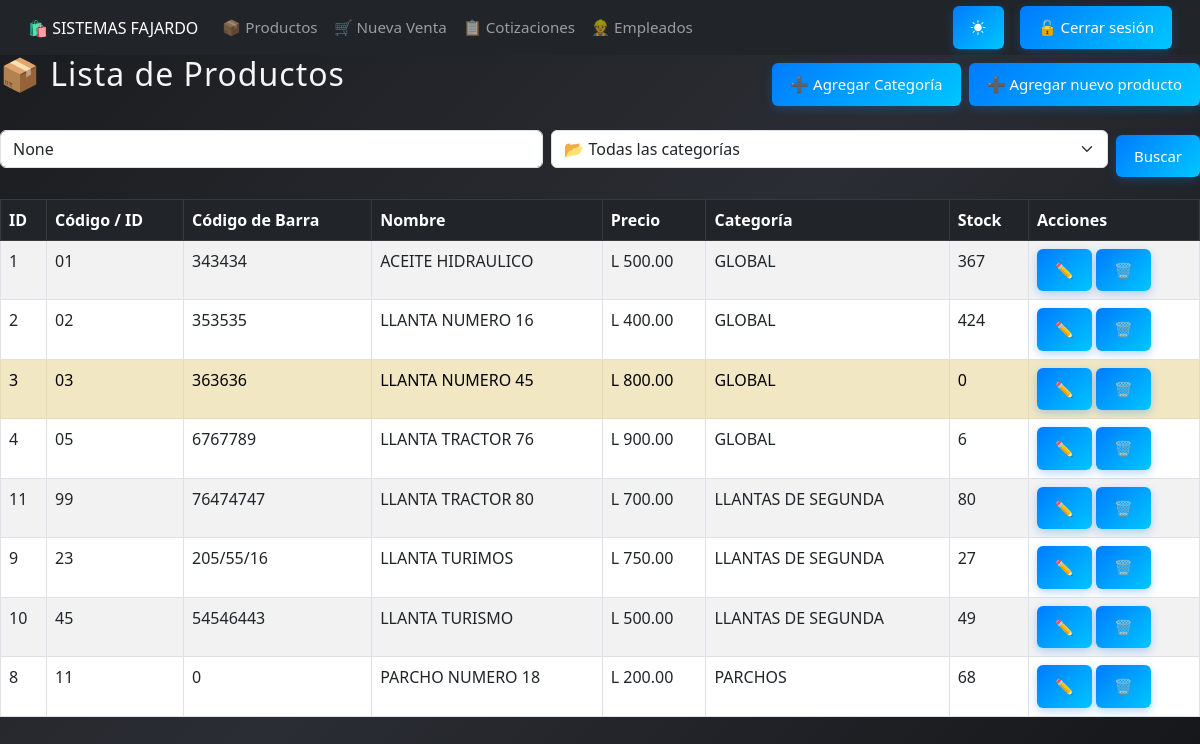
The app's page /productos/ (signed in), older data.
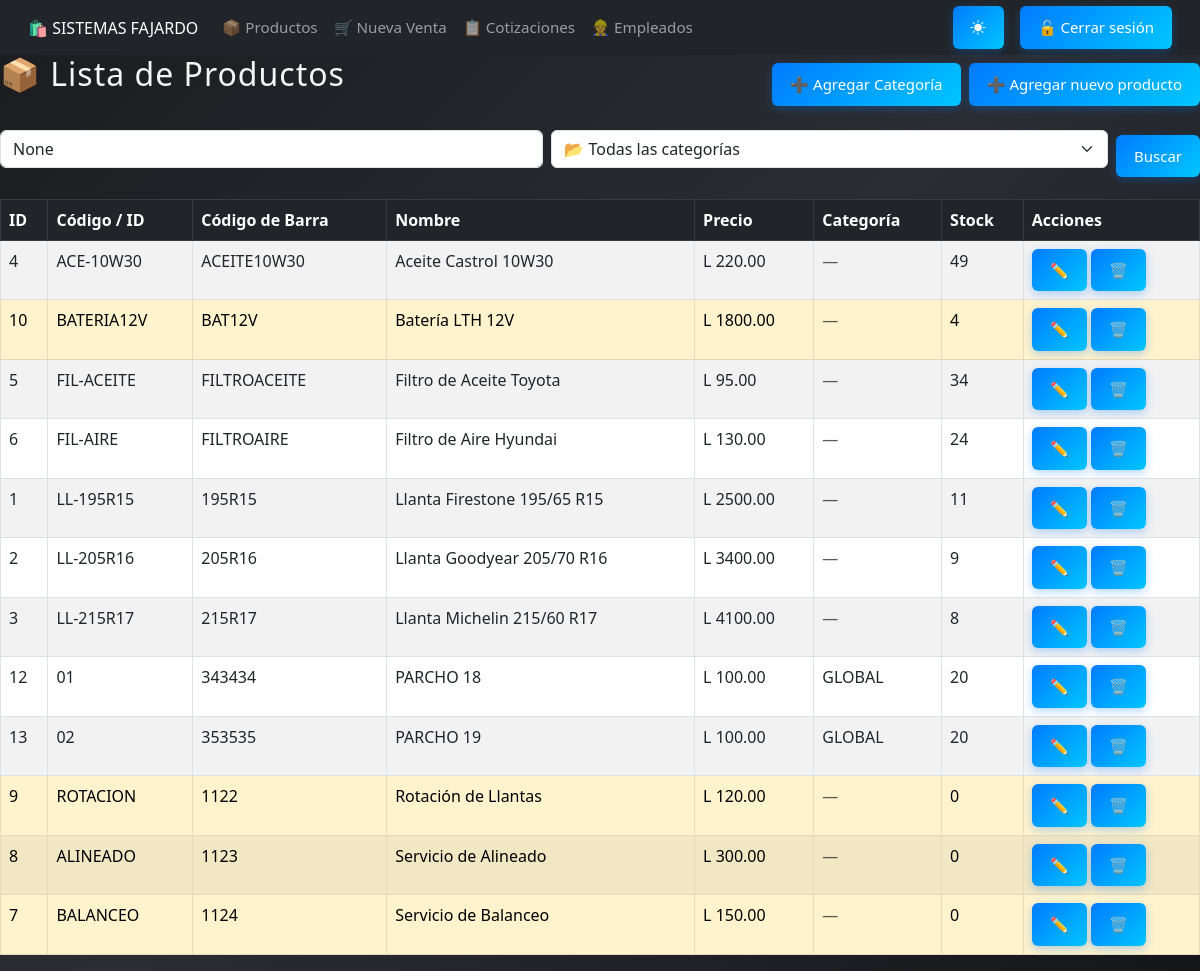
The same page, newer data.
### core/models.py (models this page shows, shortened)
class Producto(models.Model):
    codigo       = models.CharField(max_length=50, unique=True, verbose_name="Código o ID")
    codigo_barra = models.CharField(max_length=100, unique=True, blank=True, null=True, verbose_name="Código de barra")
    nombre       = models.CharField(max_length=100)
    descripcion  = models.TextField(blank=True)
    precio       = models.DecimalField(max_digits=10, decimal_places=2)
    stock        = models.IntegerField(default=0)
    categoria    = models.ForeignKey(Categoria, on_delete=models.CASCADE, null=True, blank=True)  # Temporal
    activo       = models.BooleanField(default=True)
    fecha_creacion = models.DateTimeField(auto_now_add=True, null=True, blank=True)  # Temporal
    @property
    def necesita_restock(self):
        return self.stock <= 5
    class Meta:
        ordering = ['nombre']
        verbose_name = "Producto"
        verbose_name_plural = "Productos"

class Categoria(models.Model):
    nombre = models.CharField(max_length=100)

### core/views.py (the view, shortened to what this page needs)
# urls.py: path('productos/', views.listar_productos, name='listar_productos'),
@login_required
@permission_required('core.view_producto', raise_exception=True)
def listar_productos(request):
    query = request.GET.get('q')
    categoria_id = request.GET.get('categoria')
    productos = Producto.objects.all()
    if categoria_id:
        productos = productos.filter(categoria_id=categoria_id)
    categorias = Categoria.objects.all().order_by('nombre')
    return render(request, 'productos/listar_productos.html', {
        'productos': productos,
        'categorias': categorias,
        'categoria_seleccionada': categoria_id,
        'query': query
    })

### core/templates/productos/listar_productos.html (shortened to what this page needs)
{% extends 'base.html' %}
{% block content %}
    <div class="d-flex justify-content-between align-items-center mb-3">
    <h2>📦 Lista de Productos</h2>
    <div class="d-flex gap-2">
        <a href="{% url 'crear_categoria' %}" class="btn btn-secondary">➕ Agregar Categoría</a>
        <a href="{% url 'agregar_producto' %}" class="btn btn-success">➕ Agregar nuevo producto</a>
    </div>
</div>
<form method="get" class="mb-3 d-flex gap-2 align-items-center" role="search">
    <input type="text" name="q" class="form-control" placeholder="🔍 Buscar producto..." value="{{ query }}">
    <select name="categoria" class="form-select">
        <option value="">📂 Todas las categorías</option>
    </select>
    <button type="submit" class="btn btn-outline-primary">Buscar</button>
</form>
<table class="table table-bordered table-striped">
    <thead class="table-dark">
        <tr>
            <th>ID</th>
            <th>Código / ID</th>
            <th>Código de Barra</th>
            <th>Nombre</th>
            <th>Precio</th>
            <th>Categoría</th>
            <th>Stock</th>
            <th>Acciones</th>
        </tr>
    </thead>
    <tbody>
        {% for producto in productos %}
        <tr {% if producto.necesita_restock %}class="table-warning"{% endif %}>
            <td>{{ producto.id }}</td>
            <td>{{ producto.codigo }}</td>
            <td>{{ producto.codigo_barra|default:"—" }}</td>
            <td>{{ producto.nombre }}</td>
            <td>L {{ producto.precio }}</td>
            <td>
        {% if producto.categoria %}
        {{ producto.categoria.nombre }}
        {% else %}
        <span class="text-muted">—</span>
        {% endif %}
        </td>
            <td>{{ producto.stock }}</td>
            <td>
                <a href="{% url 'editar_producto' producto.id %}" class="btn btn-warning btn-sm">✏️</a>
                <a href="{% url 'eliminar_producto' producto.id %}" class="btn btn-danger btn-sm"
                   onclick="return confirm('¿Seguro que deseas eliminar este producto?')">🗑</a>
            </td>
        </tr>
        {% empty %}
        <tr>
            <td colspan="8" class="text-center">No hay productos registrados.</td>
        </tr>
        {% endfor %}
    </tbody>
</table>
{% endblock %}

Row changes from the older to the newer data that the page shows:
removed Producto: id "11", codigo "99", codigo_barra "76474747", nombre "LLANTA TRACTOR 80", precio "700.00", categoria.nombre "LLANTAS DE SEGUNDA", stock "80"
changed Producto id 4: codigo "05" → "ACE-10W30"; codigo_barra "6767789" → "ACEITE10W30"; nombre "LLANTA TRACTOR 76" → "Aceite Castrol 10W30"; precio "900.00" → "220.00"; stock "6" → "49"; categoria.nombre "GLOBAL" → (not shown); now shows "—"; moves up the list
changed Producto id 10: codigo "45" → "BATERIA12V"; codigo_barra "54546443" → "BAT12V"; nombre "LLANTA TURISMO" → "Batería LTH 12V"; precio "500.00" → "1800.00"; stock "49" → "4"; categoria.nombre "LLANTAS DE SEGUNDA" → (not shown); now shows "—"; moves up the list
added Producto: id "5", codigo "FIL-ACEITE", codigo_barra "FILTROACEITE", nombre "Filtro de Aceite Toyota", precio "95.00", stock "34"
added Producto: id "6", codigo "FIL-AIRE", codigo_barra "FILTROAIRE", nombre "Filtro de Aire Hyundai", precio "130.00", stock "24"
changed Producto id 1: codigo "01" → "LL-195R15"; codigo_barra "343434" → "195R15"; nombre "ACEITE HIDRAULICO" → "Llanta Firestone 195/65 R15"; precio "500.00" → "2500.00"; stock "367" → "11"; categoria.nombre "GLOBAL" → (not shown); now shows "—"
changed Producto id 2: codigo "02" → "LL-205R16"; codigo_barra "353535" → "205R16"; nombre "LLANTA NUMERO 16" → "Llanta Goodyear 205/70 R16"; precio "400.00" → "3400.00"; stock "424" → "9"; categoria.nombre "GLOBAL" → (not shown); now shows "—"
changed Producto id 3: codigo "03" → "LL-215R17"; codigo_barra "363636" → "215R17"; nombre "LLANTA NUMERO 45" → "Llanta Michelin 215/60 R17"; precio "800.00" → "4100.00"; stock "0" → "8"; categoria.nombre "GLOBAL" → (not shown); now shows "—"
added Producto: id "12", codigo "01", codigo_barra "343434", nombre "PARCHO 18", precio "100.00", categoria.nombre "GLOBAL", stock "20"
added Producto: id "13", codigo "02", codigo_barra "353535", nombre "PARCHO 19", precio "100.00", categoria.nombre "GLOBAL", stock "20"
changed Producto id 9: codigo "23" → "ROTACION"; codigo_barra "205/55/16" → "1122"; nombre "LLANTA TURIMOS" → "Rotación de Llantas"; precio "750.00" → "120.00"; stock "27" → "0"; categoria.nombre "LLANTAS DE SEGUNDA" → (not shown); now shows "—"
changed Producto id 8: codigo "11" → "ALINEADO"; codigo_barra "0" → "1123"; nombre "PARCHO NUMERO 18" → "Servicio de Alineado"; precio "200.00" → "300.00"; stock "68" → "0"; categoria.nombre "PARCHOS" → (not shown); now shows "—"
added Producto: id "7", codigo "BALANCEO", codigo_barra "1124", nombre "Servicio de Balanceo", precio "150.00", stock "0"
